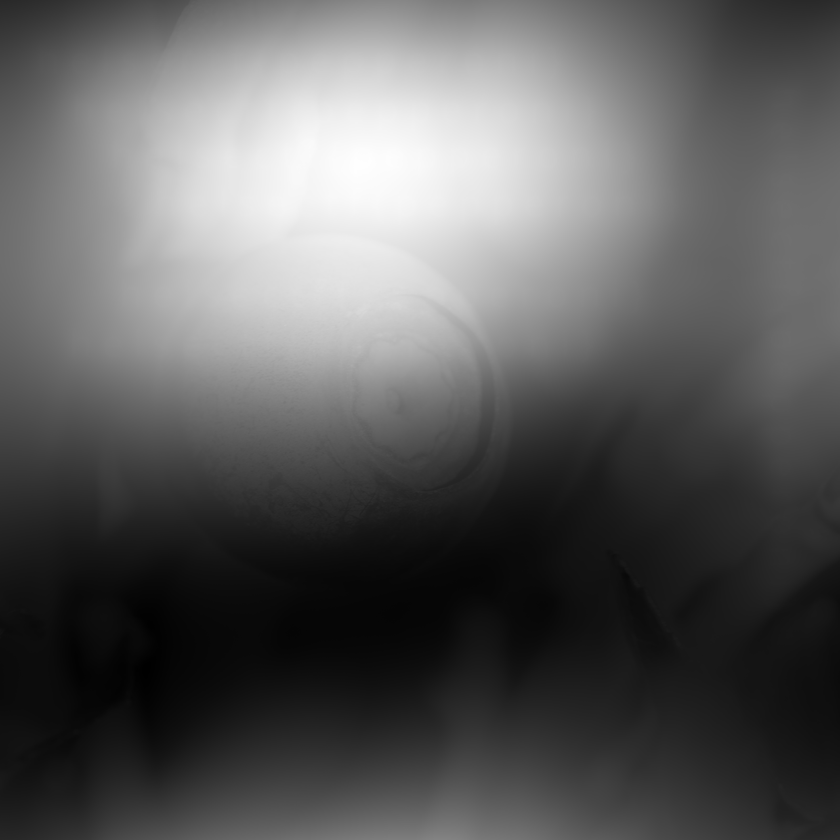
#> input picture helsectf/image2/blabr.png, 840 x 840 px, shrunk from 2080 x 2080 before the run
$ python solve.py
#> lines starting #> are read from the running program, lines starting #| are printed output that depends on the picture
import numpy as np
import matplotlib.pyplot as plt
import cv2
import os

script_path = os.path.dirname(os.path.abspath(__file__))
img_path = os.path.join(script_path, 'blabr.png')

img = cv2.imread(img_path, cv2.IMREAD_GRAYSCALE)
#> img is the input picture: shape (840, 840); min 0, max 254, mean 92.3

ft = np.fft.fft2(img)
fshift = np.fft.fftshift(ft)

rows, cols = img.shape
#> rows = 840; cols = 840
crow, ccol = rows // 2 , cols // 2
#> crow = 420; ccol = 420
mask = np.ones((rows, cols), np.uint8)
r = 30
center = [crow, ccol]
#> center = [420, 420]
x, y = np.ogrid[:rows, :cols]
#> x = 840 values from 0 to 839
mask_area = (x - center[0]) ** 2 + (y - center[1]) ** 2 <= r*r
mask[mask_area] = 0

fshift_hp = fshift * mask

img_hp = np.fft.ifft2(np.fft.ifftshift(fshift_hp)).real
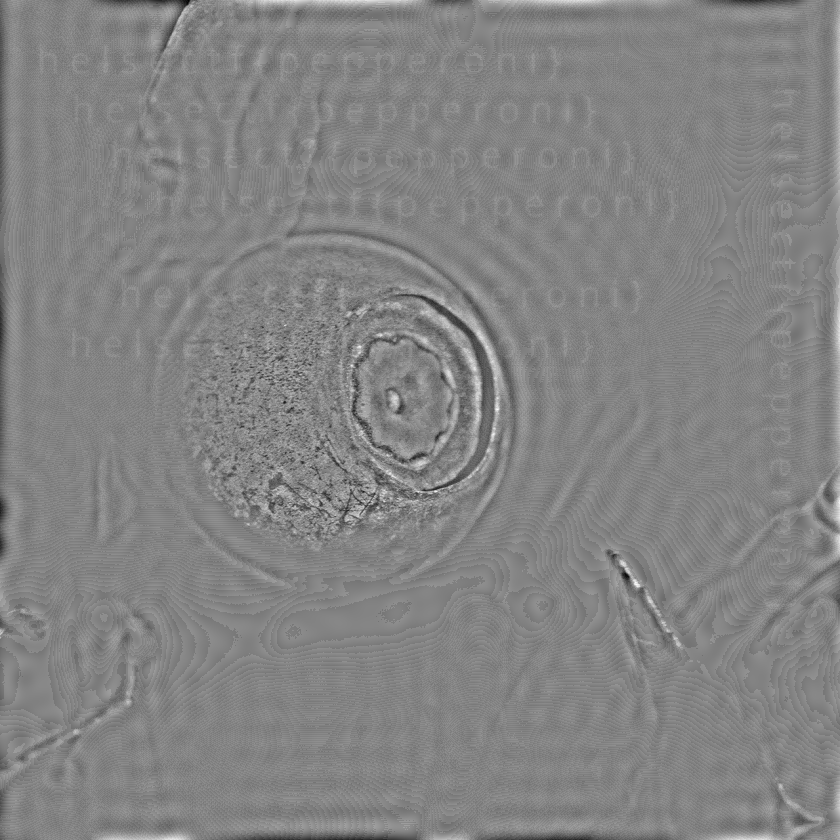
#> img_hp: shape (840, 840) float64; min -7.52, max 7.04, mean -6.44e-19; drawn with min black and max white

plt.subplot(131), plt.imshow(img, cmap='gray')
plt.title('Originalt Bilde'), plt.xticks([]), plt.yticks([])

plt.subplot(132), plt.imshow(np.log(np.abs(fshift) + 1), cmap='gray')
plt.title('Fourier Spektrum'), plt.xticks([]), plt.yticks([])

plt.subplot(133), plt.imshow(img_hp, cmap='gray')
plt.title('Bilde etter High-pass Filter'), plt.xticks([]), plt.yticks([])

plt.show()
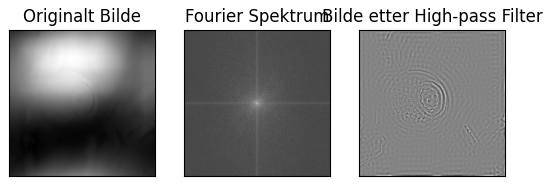
#> figure drawn by matplotlib, 3 panels
